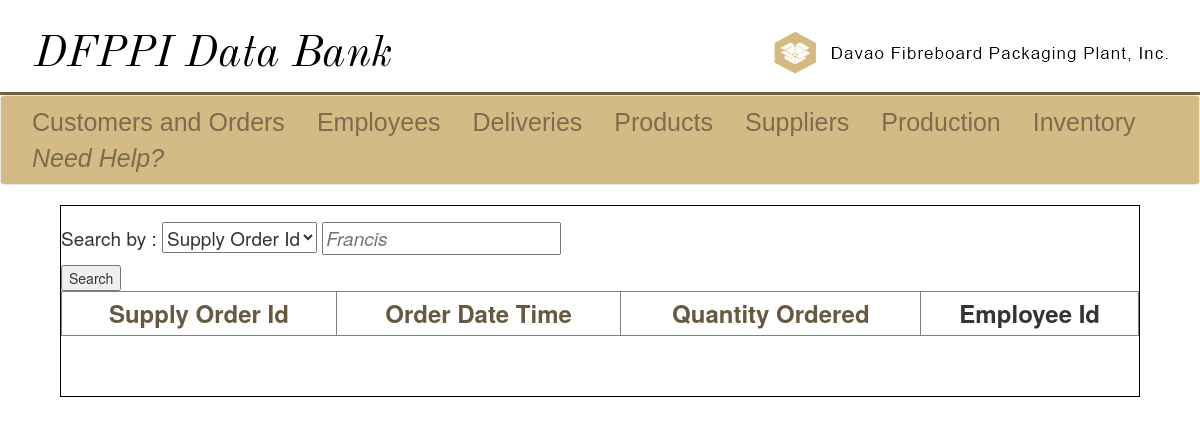
/supplier-view-so.php, run on an earlier commit of the app's database.
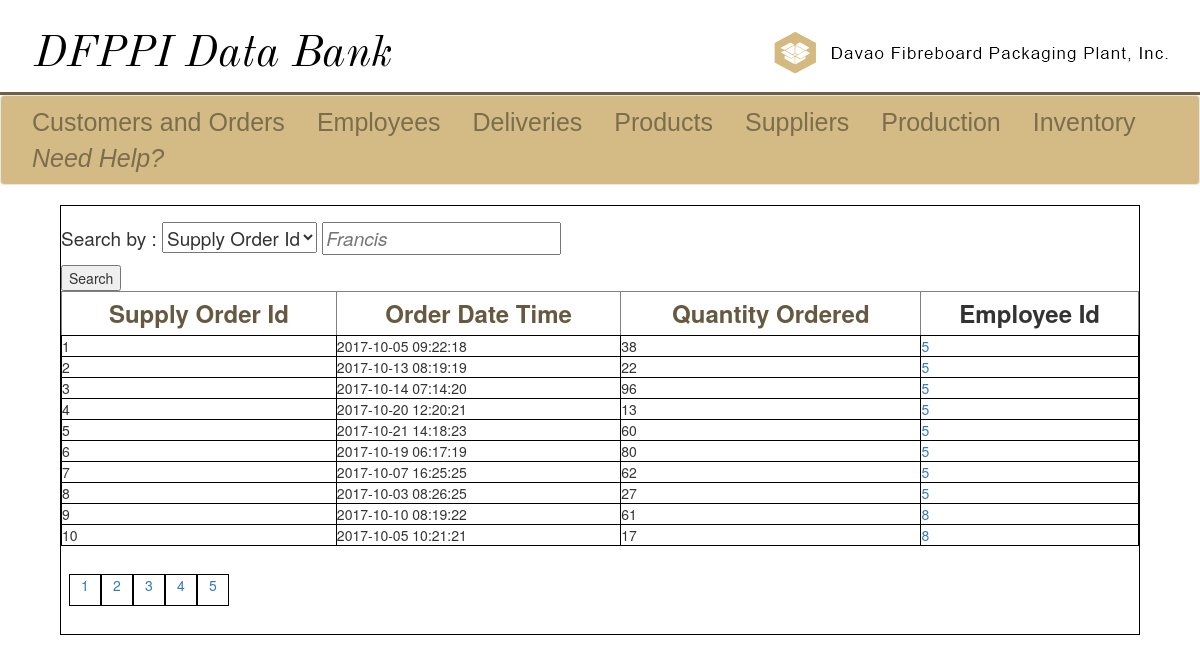
And on a later commit of the database.
### tables this page shows
CREATE TABLE `supply_orders` (
  `so_Id` int(11) NOT NULL,
  `so_DateTime` datetime NOT NULL DEFAULT CURRENT_TIMESTAMP,
  `so_quantityOrdered` int(11) NOT NULL,
  `status` enum('Not started','Finished') NOT NULL,
  `f_Id` int(11) NOT NULL,
  `p_Id` int(11) NOT NULL,
  `supp_Id` int(11) NOT NULL
);

### supplier-view-so.php (the view, shortened to what this page needs)
<!DOCTYPE html>
<?php
	include("sql_connect.php");
    $choice = isset($_GET['choice'])? $_GET['choice'] : 1;
    $srch = isset($_GET['srch'])? $_GET['srch'] : 1;
	$numberOfRows = 10;
	$page = isset($_GET['page']) ? $_GET['page'] : 1;
	$limit = ($page - 1) * $numberOfRows;
	$col = isset($_GET['order']) ? $_GET['order'] : "so_Id";
	$dir = isset($_GET['direction']) ? $_GET['direction'] : "ASC";
	$query = "SELECT * FROM supply_orders WHERE {$choice} = '{$srch}' ORDER BY {$col} {$dir} LIMIT {$limit}, {$numberOfRows}";
	$result = mysqli_query($conn, $query);
	$query2 = "SELECT COUNT(*) as rowCount FROM supply_orders WHERE {$choice} = '{$srch}';";
	$result2 = mysqli_query($conn, $query2);
	$totalRows = mysqli_fetch_row($result2);
	$numberOfPages = ceil($totalRows[0] / $numberOfRows);
?>
<html>
	<head>
		<link rel = "stylesheet" href = "css/bootstrap.min.css">
		<link rel = "stylesheet" href = "css/design.css">
	</head>
	<body>
		<div class = "ultra-banner">
			<div class = "left-ub">
				<a href = "home.php"><img id = "left-logo" src = "images/ultra-banner.png" alt = "DFPPI Home"></a>
			</div>
			<div class = "right-ub">
				<a href = "http://www.davaofibre.ph"><img id = "right-logo" src = "images/other.png" alt = "Employee Module"></a>
			</div>
		</div>
		<div class = "line-sep">
		</div>
		<nav class="navbar navbar-default" id = "myNav">
			<div class="container-fluid">
				<ul class="nav navbar-nav">
					<li><a id = "li-a" href = "customers.php">Customers and Orders</a></li>
					<li><a id = "li-a" href = "employees.php">Employees</a></li>
					<li><a id = "li-a" href = "deliveries.php">Deliveries</a></li>
					<li><a id = "li-a" href = "products.php">Products</a></li>
					<li><a id = "li-a" href = "supplier.php">Suppliers</a></li>
					<li><a id = "li-a" href = "production.php">Production</a></li>
					<li><a id = "li-a" href = "inventory.php">Inventory</a></li>
					<li><a id = "li-a" href = "docs/manual.html"><i>Need Help?</i></a></li>
				</ul>
			</div>
		</nav>
		<div class = "main-view">
			<div class = "top-div">
				<form action = "supplier-view-so.php" method = "get" onsubmit = "return check();" autocomplete="off">
					<p class = "form-body">Search by :
					<select id = "choice" name = "choice">
                    <option value="so_Id">Supply Order Id</option>
					</select>
					<input type = "text" id = "srch" name = "srch" class = "input-srch" maxlength = 128 autofocus placeholder = "Francis" required>
					</p>
					<input id = "submit" type = "submit" value = "Search">
				</form>
			</div>
			<div class = "bot-div">
            <?php
                echo "<table class= 'table-set' border='1' cellspacing='1' cellpadding='3' style='width:100%;font-size:20;'>";
                $ndir = ($col == "so_Id" && $dir == "ASC") ? "DESC" : "ASC";
                echo "<th><a href='supplier-view-so.php?choice={$choice}&srch={$srch}&direction={$ndir}&order=so_Id&page={$page}'>Supply Order Id</a></th>";
                $ndir = ($col == "so_DateTime" && $dir == "ASC") ? "DESC" : "ASC";
                echo "<th><a href='supplier-view-so.php?choice={$choice}&srch={$srch}&direction={$ndir}&order=so_DateTime&page={$page}'>Order Date Time</a></th>";
                $ndir = ($col == "so_quantityOrdered" && $dir == "ASC") ? "DESC" : "ASC";
                echo "<th><a href='supplier-view-so.php?choice={$choice}&srch={$srch}&direction={$ndir}&order=so_quantityOrdered&page={$page}'>Quantity Ordered</a></th>";
                echo "<th>Employee Id</th>";
                while($row = mysqli_fetch_assoc($result)){
                    echo "<tr>";
                    echo "<td>{$row["so_Id"]}</td>";
                    echo "<td>{$row["so_DateTime"]}</td>";
                    echo "<td>{$row["so_quantityOrdered"]}</td>";
                    echo "<td><a href='employees-view.php?choice=f_id&srch={$row['f_Id']}'>{$row['f_Id']}</a></td>";
                    echo "</tr>";
                }
                echo "</table>";
            ?>
            <div class = 'pagination'>
                <ul>
                <?php
                    for($i = 1; $i <= $numberOfPages; $i++){
                        echo "<li><a href='supplier-view-so.php?choice={$choice}&srch={$srch}&direction={$dir}&order={$col}&page={$i}'>{$i}</a></li>";
                    }
                ?>
                </ul>
            </div>
			</div>
		</div>
	</body>
</html>

What changed in the data, as far as the page shows it:
added supply_orders: so_Id "1", so_DateTime "2017-10-05 09:22:18", so_quantityOrdered "38", f_Id "5"
added supply_orders: so_Id "2", so_DateTime "2017-10-13 08:19:19", so_quantityOrdered "22", f_Id "5"
added supply_orders: so_Id "3", so_DateTime "2017-10-14 07:14:20", so_quantityOrdered "96", f_Id "5"
added supply_orders: so_Id "4", so_DateTime "2017-10-20 12:20:21", so_quantityOrdered "13", f_Id "5"
added supply_orders: so_Id "5", so_DateTime "2017-10-21 14:18:23", so_quantityOrdered "60", f_Id "5"
added supply_orders: so_Id "6", so_DateTime "2017-10-19 06:17:19", so_quantityOrdered "80", f_Id "5"
added supply_orders: so_Id "7", so_DateTime "2017-10-07 16:25:25", so_quantityOrdered "62", f_Id "5"
added supply_orders: so_Id "8", so_DateTime "2017-10-03 08:26:25", so_quantityOrdered "27", f_Id "5"
added supply_orders: so_Id "9", so_DateTime "2017-10-10 08:19:22", so_quantityOrdered "61", f_Id "8"
added supply_orders: so_Id "10", so_DateTime "2017-10-05 10:21:21", so_quantityOrdered "17", f_Id "8"
Also different on the page:
new list line: "1"
new list line: "2"
new list line: "3"
new list line: "4"
new list line: "5"
